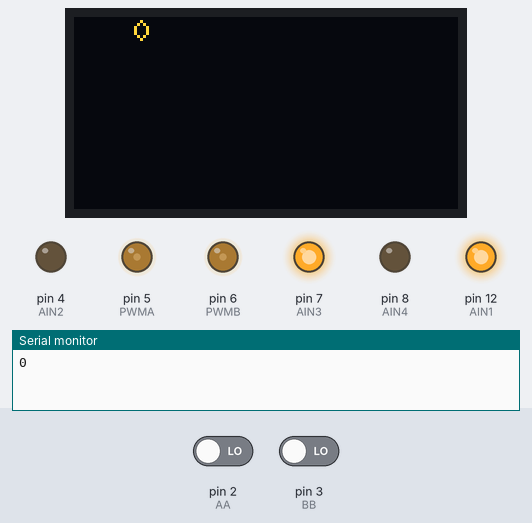
The sketch below on a simulated Arduino Uno, built with avr-gcc and run on an emulated ATmega328P. Shown: 128×64 one-colour display, output pins drawn as LEDs (lit = HIGH), the last lines printed to the serial monitor. Inputs (shaded band) come from the test bench; at power-on: pin 3 (BB) LOW, pin 2 (AA) LOW. The OLED is the two-colour kind (top 16 rows yellow).

Above: at 1.2 s.
1.3 s: pin 3 (BB) driven HIGH
At 3.0 s:
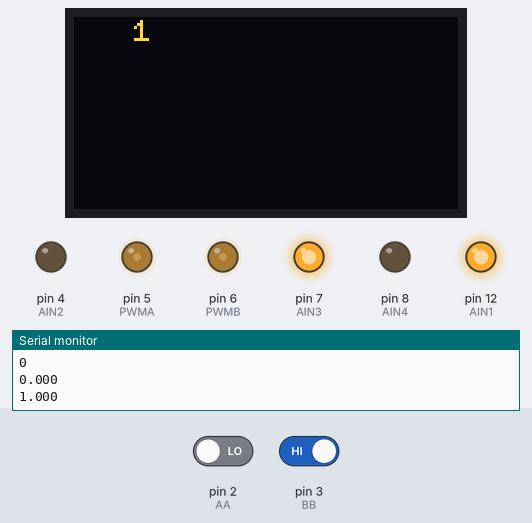
3.6 s: pin 2 (AA) driven HIGH
At 4.9 s:
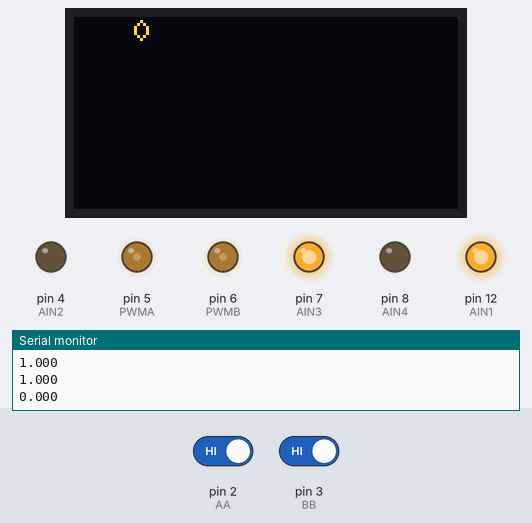
Timing chart, 0 to 6.6 s (numbered marks = the images above; inputs shaded):
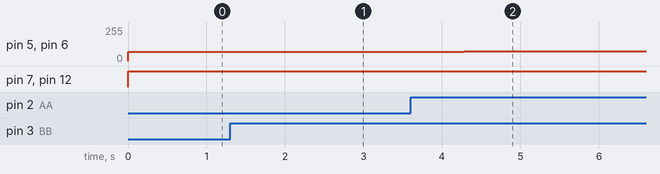

Measured:
- after the input at 1.3 s, pin 5 (PWMA), pin 6 (PWMB): 70/255 → 71/255 after 0.84 s
- after the input at 3.6 s, pin 5 (PWMA), pin 6 (PWMB): 71/255 → 72/255 after 0.68 s

The sketch:

bianma111.ino
```cpp
#include "U8glib.h"
#include "stdio.h"
U8GLIB_SSD1306_128X64 u8g(13, 11, 10, 9); // SW SPI Com: SCK = 13, MOSI = 11, CS = 10, A0 = 9

//电机接线
#define AIN1  12
#define AIN2  4
#define AIN3  7
#define AIN4  8
#define PWMA  5
#define PWMB  6
#define AA  2
#define BB  3

int valA=0,valB=0;
float  l,r;
int flag=0,pwm;
int lspeed=70,rspeed=70,speed_b=100;//speed_a:自定速度初始值 speed_b:目标速度

unsigned long starttime,stoptime;//定时器
void Ltimer()
{
  valA++;
  stoptime=millis();//毫秒级定时器
   if((stoptime-starttime)>100) //每100毫秒记一次数
   {
    detachInterrupt(0); //关中断
    flag=1;
   }

}
void Rtimer()
{
  valB++;
  stoptime=millis();//毫秒级定时器
   if((stoptime-starttime)>100) //每100毫秒记一次数
   {
    detachInterrupt(1); //关中断
    flag=1;
   }

}


void setup() {
  pinMode(AIN1,OUTPUT);
  pinMode(AIN2,OUTPUT);
  pinMode(AIN3,OUTPUT);
  pinMode(AIN4,OUTPUT);
  pinMode(PWMA,OUTPUT);
  pinMode(PWMB,OUTPUT);
  pinMode(AA,INPUT);
  pinMode(BB,INPUT);
  Serial.begin(9600);
  attachInterrupt(0,Ltimer,RISING); //上升沿开中断
   attachInterrupt(1,Rtimer,RISING); //上升沿开中断
  starttime=millis();
   Serial.println(starttime);
 if ( u8g.getMode() == U8G_MODE_R3G3B2 )
    u8g.setColorIndex(255);     // white
  else if ( u8g.getMode() == U8G_MODE_GRAY2BIT )
    u8g.setColorIndex(3);         // max intensity
  else if ( u8g.getMode() == U8G_MODE_BW )
    u8g.setColorIndex(1);         // pixel on
   u8g.setFont(u8g_font_6x10); //设置字体
  u8g.setFontRefHeightExtendedText();//一坨
  u8g.setDefaultForegroundColor();
  u8g.setFontPosTop();
}
void loop() {
  digitalWrite(AIN1,HIGH);
  digitalWrite(AIN2,LOW);
  digitalWrite(AIN3,HIGH);
  digitalWrite(AIN4,LOW);
  analogWrite(PWMA,lspeed);
  analogWrite(PWMB,rspeed);

    if(flag==1)         //if()前面加while（1）不行

    {
      l=valA;
      r=valB;//*100/156.000;     //放大一百倍串口绘图
      Serial.println(l,3);
      Serial.println(r,3);
      valA=0;
      valB=0;
      flag=0;


      if(l>speed_b) //如果编码器测得的实际速度大于我们设定的目标速度就减速
      {
        lspeed--;//speed 为60/100 r/s
      }
      else //如果编码器测得的实际速度小于我们设定的目标速度就加速
      {
        lspeed++;
      }
      if(r>speed_b) //如果编码器测得的实际速度大于我们设定的目标速度就减速
      {
        rspeed--;//speed 为60/100 r/s
      }
      else //如果编码器测得的实际速度小于我们设定的目标速度就加速
      {
        rspeed++;
      }
     delay(0);
      starttime=millis();
      attachInterrupt(0,Ltimer,RISING);
      attachInterrupt(1,Rtimer,RISING);
    }
    u8g.firstPage();
    do {
      char Lspeed[1];
      char Rspeed[1];
      itoa(l,Lspeed,10);
      itoa(r,Rspeed,10);
    u8g.drawStr(0,0,Lspeed);
    u8g.drawStr(20,0,Rspeed);
    } while( u8g.nextPage() );
    delay(500);
}
```
